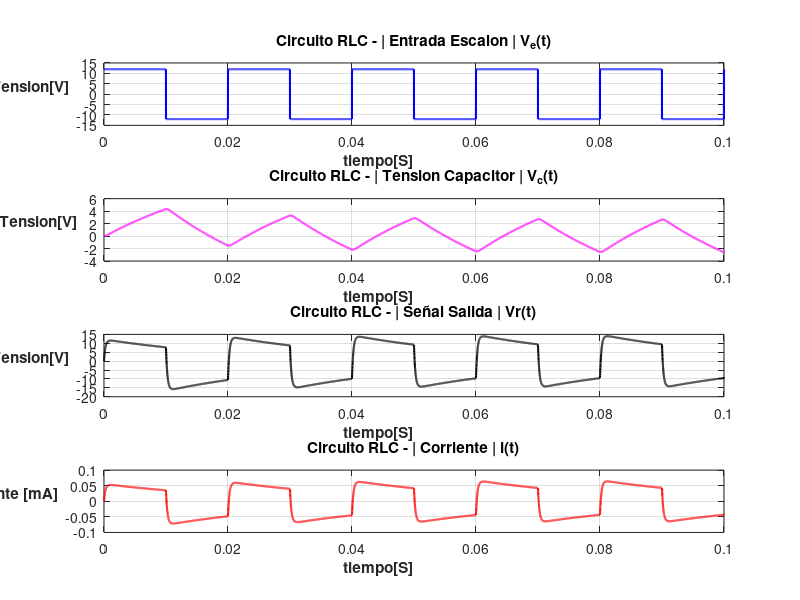

The MATLAB source for this figure:
% --------------------------- Circuito RLC serie ---------------------------
% Ramiro Javier Baigorria - 45833004 - Ing. Computacion
% Variables de ESTADO: x = [ i(t) , V_c(t) ]
% Entrada escalon: u = V_e(t)
% Salida: y = V_r(t) = R * i(t)
%
% Modelo en espacio de estados:
%   x_punto = ( A * x(t) ) + ( b * u(t) );
%   y = ( c^T ) * ( x(t) )

% ---------------------------------------------------------------------------------
% Item 1 - Asignar valores a :
% R = 2200 Ohm
% L = 500 mH = 0,5H
% C = 10uF = 00001F
% Obtener simulaciones que permitan estudiar la dinámica del sistema, con una entrada de...
% ... tensión escalón de 12V, que cada 10 ms cambia de signo.
% ---------------------------------------------------------------------------------

%Inicializacion del codigo
clear all; close all; clc;
pkg load control

% 1.1 Asigno los valores dados a los parametros
R = 2200;
L = 0.5;
C = 0.00001;
V_amplitud = 12.0;
T_cambioSigno = 0.01; % Periodo de cambio de signo de escalon

% ---------------------------------------------------------------------------------

% 1.2 Declaro las matricess
A = [ -R/L , -1/L ; 1/C , 0 ];
B = [ 1/L ; 0];
C = [ R ; 0 ]'; % Matriz C traspuesta
D= [ 0 ];

disp('Matriz del sistema (A):'), disp(A), fprintf('\n\n');
disp('Matriz de entrada (B):'), disp(B), fprintf('\n\n');
disp('Matriz de salida (C):'), disp(C), fprintf('\n\n');

% ---------------------------------------------------------------------------------

% 1.3 Usando la funcion ss (state-space) de octave, empaqueto las matrices y, posteriormente, lo grafico
sys=ss(A,B,C,D);

% ---------------------------------------------------------------------------------

% 1.4 Veo los polos para saber si es estable (o no)

disp('Polos del sistema:'), disp(pole(sys))

if all(real(pole(sys)) < 0)
  fprintf('  => Sistema ESTABLE \n\n');
else
  fprintf('  => Sistema INESTABLE\n\n');
end

% ---------------------------------------------------------------------------------

% 1.5 Declaracionde variables para la configuracion de la simulacion
deltaTiempo = 0.00001; % Paso [s]
totalTiempo = 0.1; % Tiempo total [s]
vectorTiempo = 0:deltaTiempo:totalTiempo; % Seteo vector "vectorTiempo" de 0 a 0.1s con pasos de 0.00001
tamanioTiempo = length(vectorTiempo); %Obtengo el valor del tamaño del vector "vectorTiempo"

% Generacion de la entrada escalon +12V/-12V que cambia de signo cada "T_cambioSigno"
senialEscalon = zeros(1, tamanioTiempo); % Asigno vector de entrada U que cambia de signo cada 10ms
for k = 1:tamanioTiempo
  n_periodo = floor(vectorTiempo(k) / T_cambioSigno);
  if mod(n_periodo, 2) == 0
    senialEscalon(k) = +V_amplitud;
  else
    senialEscalon(k) = -V_amplitud;
  end
end

% ---------------------------------------------------------------------------------

% 1.6 Simulacion
[y, vectorTiempo, x] = lsim(sys, senialEscalon, vectorTiempo); %LSIM toma el sistema (sys), la señal de entrada cuadrada (senialEscalon) y el vector de tiempo (vectorTiempo)
                                                    % y -> Guarda la salida del sistema (La tensión en la resistencia V_r)
                                                    % vectorTiempo -> Devuelve el vector de tiempo (útil si Octave lo ajusta).
                                                    % x(:,1) -> corriente i (t)
                                                    % x(:,2) -> tensión del capacitor Vc (t)
                                                    %tiempoMilisegundos = vectorTiempo * 1000; Si quisiese el tiempo en ms para graficos
figure;

% ---------------------------------------------------------------------------------

%1.7 Division de la ventana y Grafico
              % ( "rotation", 0 ) = Pone el texto del eje Y horizontal
              % ( "horizontalalignment", "right" ) = Alinea el texto para que no se choque con los números del eje.
              % ( grid on ) =  Pone la rejilla de fondo para poder medir valores a simple vista.
              %subplot(m, n, p) --> Sirve para dividir una sola ventana (figure) en una cuadricula con varios graficos pequeños. M=Numero de filas; N=Numero de columnas; P=Posicion de celda dividida que quiero modificar
              %plot(x, y, 'estilo', ...) --> Crea un gráfico de líneas conectando puntos de coordenadas. X=Vector con los datos del eje "x"; Y=Vector con los datos del eje "y"; ESTILO=Diseño de la celda; LINEWIDTH=Define el grosor de la linea

subplot(4,1,1); %Funcion que divide la ventana en 4 filas y 1 columna, y se posiciona en el cuarto espacio
  plot(vectorTiempo, senialEscalon, 'b', 'LineWidth', 1.5);
  h = xlabel("tiempo[S]", "fontweight", "bold"); set(h, "horizontalalignment", "right");
  ylabel("Tension[V]", "rotation", 0, "fontweight", "bold", "horizontalalignment", "right"); title('Circuito RLC - | Entrada Escalon | V_e(t)');
  grid on;

subplot(4,1,2); %Funcion que divide la ventana en 4 filas y 1 columna, y se posiciona en el tercer espacio
  plot(vectorTiempo, x(:,2), 'm', 'LineWidth', 1.5);
  h = xlabel("tiempo[S]", "fontweight", "bold"); set(h, "horizontalalignment", "right");
  ylabel("Tension[V]", "rotation", 0, "fontweight", "bold", "horizontalalignment", "right"); title('Circuito RLC - | Tension Capacitor | V_c(t)');
  grid on;

subplot(4,1,3); %Funcion que divide la ventana en 4 filas y 1 columna, y se posiciona en el segundo espacio
  plot(vectorTiempo, y, 'k', 'LineWidth', 1.5);
  h = xlabel("tiempo[S]", "fontweight", "bold"); set(h, "horizontalalignment", "right");
  ylabel("Tension[V]", "rotation", 0, "fontweight", "bold", "horizontalalignment", "right"); title('Circuito RLC - | Señal Salida | Vr(t)');
  grid on;

subplot(4,1,4); %Funcion que divide la ventana en 4 filas y 1 columna, y se posiciona en el primer espacio
  plot(vectorTiempo, 10 * x(:,1), 'r', 'LineWidth', 1.5); %Multiplica la corriente por 1000 para verla en mA
  h = xlabel("tiempo[S]", "fontweight", "bold"); set(h, "horizontalalignment", "right");
  ylabel("Corriente [mA]", "rotation", 0, "fontweight", "bold", "horizontalalignment", "right"); title('Circuito RLC - | Corriente | i(t)');
  grid on;
